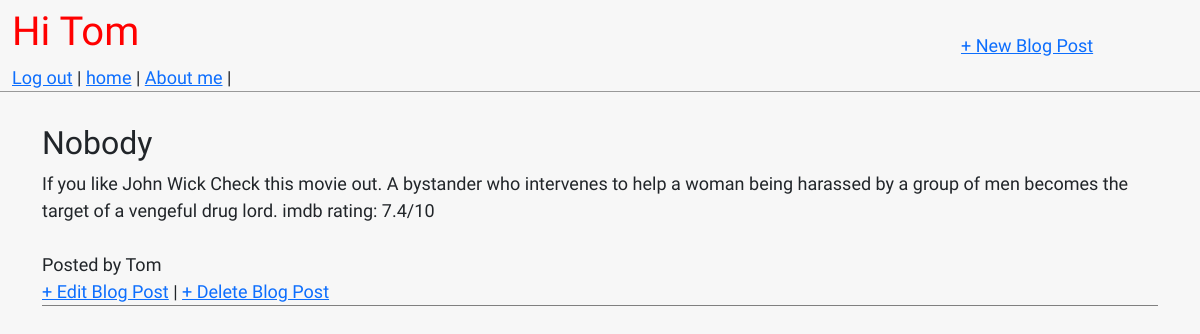
Page /post/2/ (signed in) on the committed database.
### blog/models.py (models this page shows, shortened)
class Post(models.Model):
    title = models.CharField(max_length=200)
    author = models.ForeignKey(
        "auth.User",
        on_delete=models.CASCADE,
    )
    body = models.TextField()

### blog/views.py (the view)
# urls.py: path("post/<int:pk>/", BlogDetailView.as_view(),  name="post_detail"),
class BlogDetailView(DetailView):
    model = Post
    template_name = "post_detail.html"

### templates/post_detail.html
{% extends "base.html" %}
{% block content %}
<div class="post-entry">
    <h2>{{ post.title|capfirst }}</h2>
    <p>{{ post.body }}</p>
    <br>
    <p>Posted by {{ post.author|capfirst }}</p>
    <a href="{% url 'post_edit' post.pk %}">+ Edit Blog Post</a> |
    <a href="{% url 'post_delete' post.pk %}">+ Delete Blog Post</a>
{% endblock content %}

### templates/base.html (shortened to what this page needs)
{% load static %}
<!DOCTYPE html>
<html lang="en">
<head>
    <link href="https://cdn.jsdelivr.net/npm/bootstrap@5.0.0-beta1/dist/css/bootstrap.min.css" rel="stylesheet">
    <link rel="stylesheet" href="{% static 'css/base.css' %}">
</head>
<body>
    <header>
        <div class="container">
            <div class="nav-left">
                {% if user.is_authenticated %}
                <h1 class='pt-2'><a href="{% url 'home' %}">Hi {{ user.username|capfirst }}</a></h1>
                <a href="{% url 'logout' %}">Log out</a> |
                {% else %}
                <h1><a href="{% url 'home' %}">Django blog</a></h1>
                <a href="{% url 'login' %}">Log In</a> |
                <a href="{% url 'signup' %}">Sign up</a> |
                {% endif %}
                <a href="{% url 'home' %}">home</a> |
                <a href="{% url 'aboutme' %}">About me</a> |
            </div>
        </div>
        {% if user.is_authenticated %}
        <div class="nav-right">
            <a href="{% url 'post_new' %}">+ New Blog Post</a>
        </div>
        {% endif %}
    </header>
    <div class="container">
        {% if user.is_authenticated %}
        <div>
            {% block content %}
            {% endblock content %}
        </div>
        {% else %}
            <p class="text-center">Please login to see content</p>
        {% endif %}
    </div>
    </body>
    </html>

### static/css/base.css (style rules this page uses)
body { font-family: 'Source Sans Pro', sans-serif; font-size: 18px; background-color: rgb(247, 247, 247); }
header { border-bottom: 1px solid #999; margin-bottom: 2rem; display: flex; }
header h1 a { color: red; text-decoration: none; }
.nav-left { margin-right: auto; }
.nav-right { padding-top: 2rem; width: 300px; }
.post-entry { margin-bottom: 2rem; border-bottom: 1px grey double; }
.post-entry h2 { margin: 0.5rem 0; }
.post-entry p { margin: 0; font-weight: 400; }

### rows in the picture
Post: title "Nobody", body "If you like John Wick Check this movie out. A bystander who intervenes to help a woman being harassed by a group of men becomes the target of a vengeful drug lord. imdb rating: 7.4/10", author "Tom"

### other values in the picture
{{ user.username|capfirst }} "Tom"
